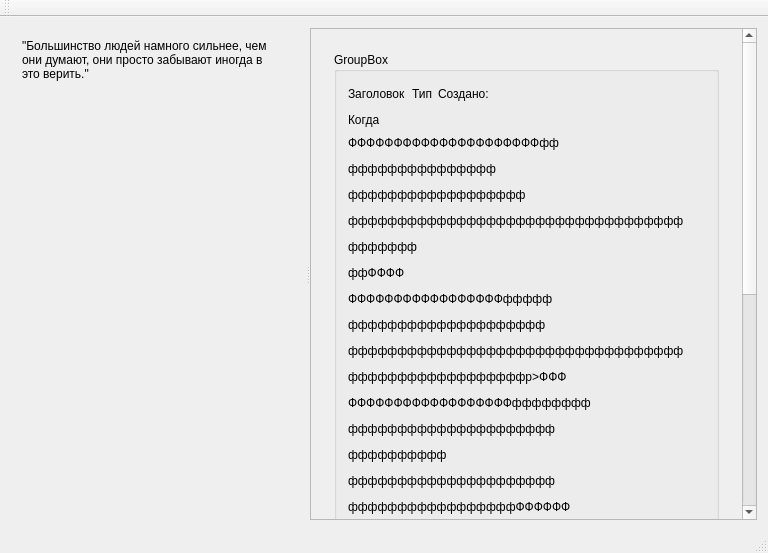
<?xml version="1.0" encoding="UTF-8"?>
<ui version="4.0">
 <class>MattyNotesMainWindowClass</class>
 <widget class="QMainWindow" name="MattyNotesMainWindowClass">
  <property name="geometry">
   <rect>
    <x>0</x>
    <y>0</y>
    <width>768</width>
    <height>553</height>
   </rect>
  </property>
  <property name="windowTitle">
   <string>MattyNotes</string>
  </property>
  <widget class="QWidget" name="centralWidget">
   <layout class="QGridLayout" name="gridLayout_4">
    <item row="0" column="0">
     <widget class="QSplitter" name="splitter">
      <property name="orientation">
       <enum>Qt::Horizontal</enum>
      </property>
      <widget class="QWidget" name="gridLayoutWidget">
       <layout class="QGridLayout" name="gridLayout">
        <item row="1" column="0">
         <spacer name="horizontalSpacer">
          <property name="orientation">
           <enum>Qt::Horizontal</enum>
          </property>
          <property name="sizeHint" stdset="0">
           <size>
            <width>40</width>
            <height>20</height>
           </size>
          </property>
         </spacer>
        </item>
        <item row="0" column="0">
         <widget class="QLabel" name="MotivatorLabel">
          <property name="minimumSize">
           <size>
            <width>250</width>
            <height>0</height>
           </size>
          </property>
          <property name="maximumSize">
           <size>
            <width>250</width>
            <height>16777215</height>
           </size>
          </property>
          <property name="text">
           <string>&quot;Большинство людей намного сильнее, чем они думают, они просто забывают иногда в это верить.&quot;</string>
          </property>
          <property name="alignment">
           <set>Qt::AlignLeading|Qt::AlignLeft|Qt::AlignTop</set>
          </property>
          <property name="wordWrap">
           <bool>true</bool>
          </property>
         </widget>
        </item>
       </layout>
      </widget>
      <widget class="QScrollArea" name="scrollArea">
       <property name="widgetResizable">
        <bool>true</bool>
       </property>
       <widget class="QWidget" name="scrollAreaWidgetContents">
        <property name="geometry">
         <rect>
          <x>0</x>
          <y>0</y>
          <width>409</width>
          <height>870</height>
         </rect>
        </property>
        <layout class="QGridLayout" name="gridLayout_2">
         <item row="0" column="0">
          <layout class="QVBoxLayout" name="verticalLayout_4">
           <item>
            <layout class="QHBoxLayout" name="horizontalLayout_7">
             <property name="leftMargin">
              <number>12</number>
             </property>
             <property name="topMargin">
              <number>12</number>
             </property>
             <property name="rightMargin">
              <number>12</number>
             </property>
             <property name="bottomMargin">
              <number>12</number>
             </property>
             <item>
              <widget class="QGroupBox" name="groupBox">
               <property name="minimumSize">
                <size>
                 <width>200</width>
                 <height>200</height>
                </size>
               </property>
               <property name="maximumSize">
                <size>
                 <width>16777215</width>
                 <height>16777215</height>
                </size>
               </property>
               <property name="title">
                <string>GroupBox</string>
               </property>
               <layout class="QGridLayout" name="gridLayout_3">
                <item row="0" column="0">
                 <layout class="QVBoxLayout" name="verticalLayout_5">
                  <item>
                   <layout class="QHBoxLayout" name="horizontalLayout_9">
                    <item>
                     <widget class="QLabel" name="NoteTitleLabel">
                      <property name="text">
                       <string>Заголовок</string>
                      </property>
                     </widget>
                    </item>
                    <item>
                     <widget class="QLabel" name="NoteTypeLabel">
                      <property name="text">
                       <string>Тип</string>
                      </property>
                     </widget>
                    </item>
                    <item>
                     <widget class="QLabel" name="NoteCrTimeAndDateLabel">
                      <property name="text">
                       <string>Создано:</string>
                      </property>
                     </widget>
                    </item>
                    <item>
                     <spacer name="horizontalSpacer_7">
                      <property name="orientation">
                       <enum>Qt::Horizontal</enum>
                      </property>
                      <property name="sizeHint" stdset="0">
                       <size>
                        <width>40</width>
                        <height>20</height>
                       </size>
                      </property>
                     </spacer>
                    </item>
                    <item>
                     <widget class="QPushButton" name="editNoteButton">
                      <property name="sizePolicy">
                       <sizepolicy hsizetype="Fixed" vsizetype="Fixed">
                        <horstretch>0</horstretch>
                        <verstretch>0</verstretch>
                       </sizepolicy>
                      </property>
                      <property name="maximumSize">
                       <size>
                        <width>21</width>
                        <height>21</height>
                       </size>
                      </property>
                      <property name="text">
                       <string/>
                      </property>
                      <property name="flat">
                       <bool>true</bool>
                      </property>
                     </widget>
                    </item>
                    <item>
                     <widget class="QPushButton" name="deleteNoteButton">
                      <property name="sizePolicy">
                       <sizepolicy hsizetype="Fixed" vsizetype="Fixed">
                        <horstretch>0</horstretch>
                        <verstretch>0</verstretch>
                       </sizepolicy>
                      </property>
                      <property name="maximumSize">
                       <size>
                        <width>21</width>
                        <height>21</height>
                       </size>
                      </property>
                      <property name="text">
                       <string/>
                      </property>
                      <property name="flat">
                       <bool>true</bool>
                      </property>
                     </widget>
                    </item>
                   </layout>
                  </item>
                  <item>
                   <layout class="QHBoxLayout" name="horizontalLayout_10">
                    <item>
                     <widget class="QLabel" name="NoteEventTimeAndDateLabel">
                      <property name="text">
                       <string>Когда</string>
                      </property>
                     </widget>
                    </item>
                    <item>
                     <spacer name="horizontalSpacer_8">
                      <property name="orientation">
                       <enum>Qt::Horizontal</enum>
                      </property>
                      <property name="sizeHint" stdset="0">
                       <size>
                        <width>40</width>
                        <height>20</height>
                       </size>
                      </property>
                     </spacer>
                    </item>
                   </layout>
                  </item>
                  <item>
                   <widget class="QLabel" name="NoteTextLabel">
                    <property name="minimumSize">
                     <size>
                      <width>0</width>
                      <height>100</height>
                     </size>
                    </property>
                    <property name="text">
                     <string>&lt;html&gt;&lt;head/&gt;&lt;body&gt;&lt;p&gt;ФФФФФФФФФФФФФФФФФФФФФфф&lt;/p&gt;&lt;p&gt;ффффффффффффффф&lt;/p&gt;&lt;p&gt;фффффффффффффффффф&lt;/p&gt;&lt;p&gt;фффффффффффффффффффффффффффффффффф&lt;/p&gt;&lt;p&gt;ффффффф&lt;/p&gt;&lt;p&gt;ффФФФФ&lt;/p&gt;&lt;p&gt;ФФФФФФФФФФФФФФФФФффффф&lt;/p&gt;&lt;p&gt;фффффффффффффффффффф&lt;/p&gt;&lt;p&gt;фффффффффффффффффффффффффффффффффф&lt;/p&gt;&lt;p&gt;ффффффффффффффффффp&amp;gt;ФФФ&lt;/p&gt;&lt;p&gt;ФФФФФФФФФФФФФФФФФФфффффффф&lt;/p&gt;&lt;p&gt;ффффффффффффффффффффф&lt;/p&gt;&lt;p&gt;фффффффффф&lt;/p&gt;&lt;p&gt;ффффффффффффффффффффф&lt;/p&gt;&lt;p&gt;фффффффффффффффффФФФФФФ&lt;/p&gt;&lt;p&gt;ФФФФФФФФФФФФФФФффффффффффф&lt;/p&gt;&lt;p&gt;ффффффффффффффффффффффф&lt;/p&gt;&lt;p&gt;ффффффф&lt;/p&gt;&lt;p&gt;фффффффффффффффффффффффф&lt;/p&gt;&lt;p&gt;фффффффффффффФФФФФФФФФФФФФФ&lt;/p&gt;&lt;p&gt;ФФФФФФФффффффффффффффффффф&lt;/p&gt;&lt;p&gt;ффффффффффффффффффффффффф&lt;/p&gt;&lt;p&gt;фффффффффффффффффффффффффф&lt;/p&gt;&lt;p&gt;фф&lt;/p&gt;&lt;p&gt;фффффp&amp;gt;ФФФФФФФФФФФФФФФФФФФФФфффф&lt;/p&gt;&lt;p&gt;фффффффффффффффффффффффффф&lt;/p&gt;&lt;p&gt;ффффффффффффффффффффффффффф&lt;/p&gt;&lt;p&gt;ффффффффффффффффффффф&lt;/p&gt;&lt;/body&gt;&lt;/html&gt;</string>
                    </property>
                    <property name="wordWrap">
                     <bool>true</bool>
                    </property>
                   </widget>
                  </item>
                  <item>
                   <spacer name="verticalSpacer_3">
                    <property name="orientation">
                     <enum>Qt::Vertical</enum>
                    </property>
                    <property name="sizeHint" stdset="0">
                     <size>
                      <width>20</width>
                      <height>40</height>
                     </size>
                    </property>
                   </spacer>
                  </item>
                 </layout>
                </item>
               </layout>
              </widget>
             </item>
            </layout>
           </item>
          </layout>
         </item>
        </layout>
       </widget>
      </widget>
     </widget>
    </item>
   </layout>
  </widget>
  <widget class="QMenuBar" name="menuBar">
   <property name="geometry">
    <rect>
     <x>0</x>
     <y>0</y>
     <width>768</width>
     <height>21</height>
    </rect>
   </property>
  </widget>
  <widget class="QToolBar" name="mainToolBar">
   <attribute name="toolBarArea">
    <enum>TopToolBarArea</enum>
   </attribute>
   <attribute name="toolBarBreak">
    <bool>false</bool>
   </attribute>
  </widget>
  <widget class="QStatusBar" name="statusBar">
   <property name="minimumSize">
    <size>
     <width>0</width>
     <height>0</height>
    </size>
   </property>
  </widget>
 </widget>
 <layoutdefault spacing="6" margin="11"/>
 <resources>
  <include location="mattynotesmainwindow.qrc"/>
 </resources>
 <connections/>
</ui>
